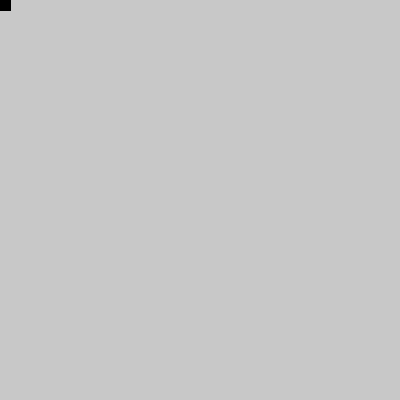
Frame 1 (no input)
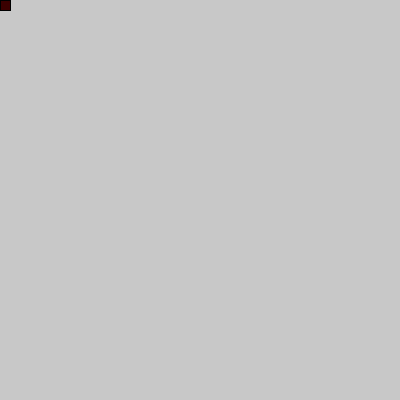
Frame 60 (the mouse pressed at the canvas centre just before this capture)
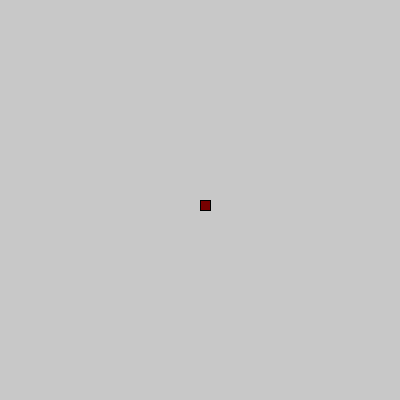
Frame 120 (the mouse held since frame 60 and released just before this capture)

The Processing sketch that drew these frames (run headless with seeded random() and noise(); from frame 60 on, the mouse is pressed at the canvas centre):

// Processing sketch: sketch_12_3
// ── sketch_12_3.pde
int r;
int g;
int b;
boolean R=false;
boolean G=false;
boolean B=false;
void setup(){
  size(400,400);

}
void draw(){
  mouseDragged();
    if(r == 255){
    R=true;
  }
  else
  {
   r = r+1;
     print(r);
}
 if(g == 255 && R == true){
 G=true;
}
else if(R == true)
{
  g= g+1;
}
if(b == 255 && G == true){
  B=true;
}
else if(g == 255)
{
  b=b+1;
}
if(B == true){
  R=false;
  G=false;
  B=false;
  r=0;
  b=0;
  g=0;
  //ik kon ook random gebruiken maar vind dit leuker
}
} 
void mouseDragged(){
  stroke(0);
  background(200,200,200);
  fill(r,g,b);
  rect(mouseX,mouseY,10,10);
}
